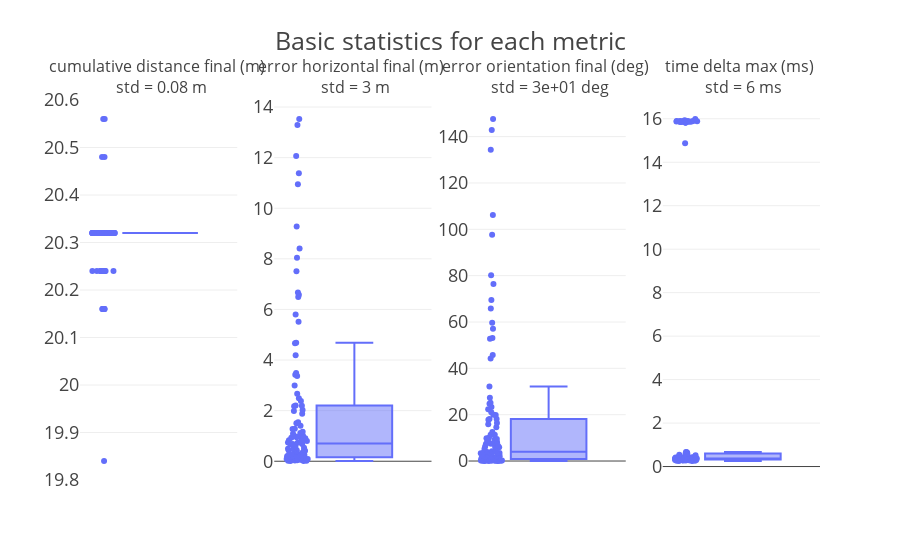

The code cell stored with this chart in its notebook:
### Code cell
# assumptions: 
# each metric name starts with 'metric:'
# each metric name ends with underscore + the metric's unit: '_deg'
metrics = sorted([m for m in df.columns if 'metric' in m])    # metric:time_delta_max_ms
metric_names = [m.split("metric:")[-1] for m in metrics]      # time_delta_max_ms
metric_units = [f"{n.split('_')[-1]}" for n in metric_names]  # ms
metric_titles = [f"{' '.join(n.split('_')[:-1])} ({u})" for n, u in zip(metric_names, metric_units)]  # time delta max (ms)
metric_stds = [np.std(df[m]) for m in metrics]

fig = make_subplots(
    rows=1, 
    cols=len(metrics),
    subplot_titles=[f"{title} <br> std = {std:.1g} {unit}" for title, std, unit in zip(metric_titles, metric_stds, metric_units)]
)
for i, metric in enumerate(metrics):
    fig.add_trace(
        px.box(
            df, 
            y=metric, 
            points="all",
        )['data'][0],
        row=1, col=i+1
    )
fig.update_layout(template='presentation', title="Basic statistics for each metric")
fig.write_html("metric_statistics.html")
fig

### Figure 1 — Plotly figure (JSON) as saved in the notebook; plotly's stock layout.template omitted (floating-point values rounded to 4 significant figures)
{"data": [{"alignmentgroup": "True", "boxpoints": "all", "hovertemplate": "metric:cumulative_distance_final_m=%{y}<extra></extra>", "legendgroup": "", "marker": {"color": "#636efa"}, "name": "", "notched": false, "offsetgroup": "", "orientation": "v", "showlegend": false, "type": "box", "x0": " ", "xaxis": "x", "y": [20.32, 20.32, 20.32, 20.32, 20.48, 20.16, 20.32, 20.32, 20.32, 20.32, 20.32, 20.32, 20.32, 20.24, 20.24, 20.32, 20.32, 20.16, 20.24, 20.32, 20.32, 20.32, 20.32, 20.24, 20.32, 20.32, 20.32, 20.32, 20.32, 20.32, 20.16, 20.32, 20.24, 20.32, 20.32, 20.32, 20.32, 20.56, 20.32, 20.32, 20.24, 20.32, 20.48, 20.32, 20.16, 20.32, 20.32, 20.32, 20.32, 20.32, 20.32, 20.24, 20.16, 20.32, 20.32, 20.32, 19.84, 20.32, 20.24, 20.32, 20.16, 20.32, 20.32, 20.32, 20.32, 20.32, 20.24, 20.32, 20.32, 20.32, 20.32, 20.32, 20.32, 20.24, 20.32, 20.32, 20.24, 20.16, 20.32, 20.24, 20.32, 20.32, 20.32, 20.32, 20.32, 20.32, 20.32, 20.32, 20.32, 20.24, 20.32, 20.32, 20.56, 20.32, 20.32, 20.24, 20.32, 20.32, 20.32, 20.32], "y0": " ", "yaxis": "y"}, {"alignmentgroup": "True", "boxpoints": "all", "hovertemplate": "metric:error_horizontal_final_m=%{y}<extra></extra>", "legendgroup": "", "marker": {"color": "#636efa"}, "name": "", "notched": false, "offsetgroup": "", "orientation": "v", "showlegend": false, "type": "box", "x0": " ", "xaxis": "x2", "y": [0.02377, 0.08134, 0.1912, 0.2663, 0.4295, 1.116, 0.9329, 3.487, 5.518, 10.95, 0.0401, 0.1047, 0.152, 0.06913, 0.7397, 1.5, 0.6701, 0.5747, 2.492, 13.53, 0.02366, 0.0325, 0.03583, 0.3502, 0.2035, 0.5315, 1.988, 1.087, 0.1196, 4.191, 0.01287, 0.1264, 0.1114, 0.08248, 0.4344, 0.4954, 0.4384, 3.42, 5.797, 11.38, 0.09085, 0.1241, 0.1589, 0.3703, 0.2194, 0.2706, 1.406, 2.03, 6.579, 4.687, 0.009577, 0.06935, 0.05739, 0.2484, 1.169, 0.9957, 0.9753, 2.385, 7.511, 13.29, 0.1264, 0.1827, 0.06161, 0.0877, 0.7279, 2.177, 0.7268, 0.8307, 9.277, 3.371, 0.136, 0.2661, 0.08509, 0.1698, 0.6852, 2.193, 0.9522, 2.998, 8.414, 8.048, 0.4955, 0.4481, 0.2022, 0.411, 0.8083, 2.207, 2.668, 0.6823, 6.67, 12.06, 0.7962, 0.1457, 1.285, 0.9087, 1.271, 1.011, 1.879, 1.544, 4.664, 6.492], "y0": " ", "yaxis": "y2"}, {"alignmentgroup": "True", "boxpoints": "all", "hovertemplate": "metric:error_orientation_final_deg=%{y}<extra></extra>", "legendgroup": "", "marker": {"color": "#636efa"}, "name": "", "notched": false, "offsetgroup": "", "orientation": "v", "showlegend": false, "type": "box", "x0": " ", "xaxis": "x3", "y": [0.1148, 0.527, 1.374, 2.095, 3.506, 10.06, 7.508, 24.74, 45.71, 97.65, 0.2798, 0.9225, 1.228, 0.6178, 5.967, 12.56, 5.198, 4.256, 20.01, 134.4, 0.2902, 0.1897, 0.0864, 2.913, 1.892, 3.63, 16.44, 8.003, 2.167, 18.1, 0.1234, 0.8825, 0.8768, 0.1777, 3.311, 3.86, 3.444, 25.19, 44.26, 106.2, 0.1861, 0.9142, 1.425, 3.38, 1.716, 2.767, 11.3, 15.89, 59.68, 27.36, 0.02266, 0.1469, 0.8843, 1.89, 9.818, 9.438, 8.101, 19.86, 57.06, 142.9, 0.2064, 0.1031, 0.01458, 1.68, 7.625, 14.55, 6.604, 6.193, 80.2, 32.16, 0.09135, 0.5333, 0.6648, 1.093, 6.322, 17.8, 4.267, 23.32, 69.47, 65.87, 0.2455, 0.8453, 0.1135, 0.9153, 3.775, 18.11, 22.4, 8.489, 52.74, 147.6, 0.2184, 0.8414, 1.565, 3.27, 7.352, 9.536, 21.09, 11.33, 53.1, 76.36], "y0": " ", "yaxis": "y3"}, {"alignmentgroup": "True", "boxpoints": "all", "hovertemplate": "metric:time_delta_max_ms=%{y}<extra></extra>", "legendgroup": "", "marker": {"color": "#636efa"}, "name": "", "notched": false, "offsetgroup": "", "orientation": "v", "showlegend": false, "type": "box", "x0": " ", "xaxis": "x4", "y": [0.3185, 0.3507, 0.3676, 0.5865, 0.6523, 0.6053, 15.85, 0.3648, 15.83, 0.371, 0.3629, 0.2565, 15.93, 0.3808, 0.6485, 0.3464, 0.3035, 0.3281, 15.9, 0.2909, 15.87, 0.3879, 14.87, 15.83, 0.4606, 0.4742, 0.2832, 0.3068, 0.3245, 0.4158, 15.88, 0.299, 0.452, 0.3493, 0.3855, 0.3116, 0.3071, 0.4299, 15.88, 15.99, 15.89, 0.4244, 15.89, 15.89, 0.282, 0.5181, 0.2766, 15.87, 0.3457, 0.32, 0.3705, 15.87, 0.3047, 0.3228, 0.3824, 0.3636, 0.3378, 0.3102, 0.4036, 0.3192, 0.2716, 0.3355, 0.6666, 0.3223, 0.3917, 15.85, 0.3159, 0.3119, 0.5476, 15.87, 15.83, 0.3331, 0.2549, 15.88, 15.83, 0.2892, 0.4063, 0.3576, 0.3846, 0.2663, 0.3221, 0.3979, 0.3729, 0.3424, 0.314, 0.2885, 0.3746, 0.2892, 0.3524, 0.2997, 0.3369, 0.3872, 15.9, 0.3655, 0.3071, 0.4156, 0.3808, 0.3538, 0.3536, 0.2923], "y0": " ", "yaxis": "y4"}], "layout": {"annotations": [{"font": {"size": 16}, "showarrow": false, "text": "cumulative distance final (m) <br> std = 0.08 m", "x": 0.1062, "xanchor": "center", "xref": "paper", "y": 1, "yanchor": "bottom", "yref": "paper"}, {"font": {"size": 16}, "showarrow": false, "text": "error horizontal final (m) <br> std = 3 m", "x": 0.3688, "xanchor": "center", "xref": "paper", "y": 1, "yanchor": "bottom", "yref": "paper"}, {"font": {"size": 16}, "showarrow": false, "text": "error orientation final (deg) <br> std = 3e+01 deg", "x": 0.6313, "xanchor": "center", "xref": "paper", "y": 1, "yanchor": "bottom", "yref": "paper"}, {"font": {"size": 16}, "showarrow": false, "text": "time delta max (ms) <br> std = 6 ms", "x": 0.8938, "xanchor": "center", "xref": "paper", "y": 1, "yanchor": "bottom", "yref": "paper"}], "title": {"text": "Basic statistics for each metric"}, "xaxis": {"anchor": "y", "domain": [0, 0.2125]}, "xaxis2": {"anchor": "y2", "domain": [0.2625, 0.475]}, "xaxis3": {"anchor": "y3", "domain": [0.525, 0.7375]}, "xaxis4": {"anchor": "y4", "domain": [0.7875, 1]}, "yaxis": {"anchor": "x", "domain": [0, 1]}, "yaxis2": {"anchor": "x2", "domain": [0, 1]}, "yaxis3": {"anchor": "x3", "domain": [0, 1]}, "yaxis4": {"anchor": "x4", "domain": [0, 1]}}}
